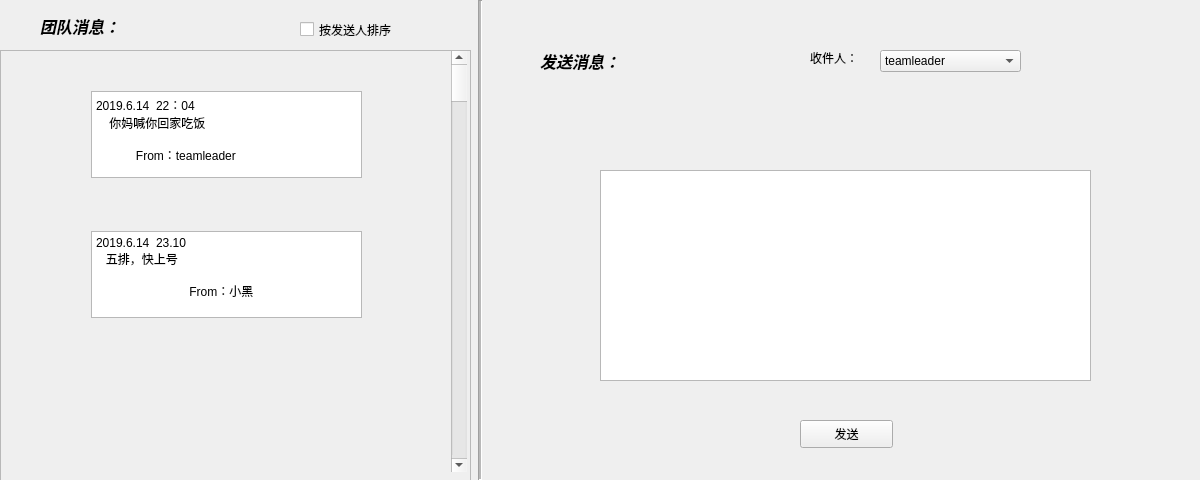
<?xml version="1.0" encoding="UTF-8"?>
<ui version="4.0">
 <class>teaminfor</class>
 <widget class="QWidget" name="teaminfor">
  <property name="geometry">
   <rect>
    <x>0</x>
    <y>0</y>
    <width>1200</width>
    <height>480</height>
   </rect>
  </property>
  <property name="windowTitle">
   <string>Form</string>
  </property>
  <widget class="Line" name="line">
   <property name="geometry">
    <rect>
     <x>470</x>
     <y>0</y>
     <width>20</width>
     <height>480</height>
    </rect>
   </property>
   <property name="font">
    <font>
     <family>Adobe Arabic</family>
     <weight>75</weight>
     <bold>true</bold>
    </font>
   </property>
   <property name="frameShadow">
    <enum>QFrame::Sunken</enum>
   </property>
   <property name="midLineWidth">
    <number>2</number>
   </property>
   <property name="orientation">
    <enum>Qt::Vertical</enum>
   </property>
  </widget>
  <widget class="QLabel" name="label">
   <property name="geometry">
    <rect>
     <x>40</x>
     <y>15</y>
     <width>101</width>
     <height>21</height>
    </rect>
   </property>
   <property name="font">
    <font>
     <family>Adobe Arabic</family>
     <pointsize>12</pointsize>
     <weight>75</weight>
     <italic>true</italic>
     <bold>true</bold>
    </font>
   </property>
   <property name="text">
    <string>团队消息：</string>
   </property>
  </widget>
  <widget class="QCheckBox" name="checkBox">
   <property name="geometry">
    <rect>
     <x>300</x>
     <y>20</y>
     <width>131</width>
     <height>19</height>
    </rect>
   </property>
   <property name="text">
    <string>按发送人排序</string>
   </property>
  </widget>
  <widget class="QTextEdit" name="textEdit">
   <property name="geometry">
    <rect>
     <x>600</x>
     <y>170</y>
     <width>491</width>
     <height>211</height>
    </rect>
   </property>
  </widget>
  <widget class="QScrollArea" name="scrollArea">
   <property name="geometry">
    <rect>
     <x>0</x>
     <y>50</y>
     <width>471</width>
     <height>431</height>
    </rect>
   </property>
   <property name="widgetResizable">
    <bool>true</bool>
   </property>
   <widget class="QWidget" name="scrollAreaWidgetContents">
    <property name="geometry">
     <rect>
      <x>0</x>
      <y>0</y>
      <width>469</width>
      <height>429</height>
     </rect>
    </property>
    <widget class="QScrollBar" name="verticalScrollBar">
     <property name="geometry">
      <rect>
       <x>450</x>
       <y>0</y>
       <width>16</width>
       <height>421</height>
      </rect>
     </property>
     <property name="orientation">
      <enum>Qt::Vertical</enum>
     </property>
    </widget>
    <widget class="QPlainTextEdit" name="plainTextEdit">
     <property name="geometry">
      <rect>
       <x>90</x>
       <y>40</y>
       <width>271</width>
       <height>87</height>
      </rect>
     </property>
     <property name="plainText">
      <string>2019.6.14  22：04
    你妈喊你回家吃饭

            From：teamleader</string>
     </property>
    </widget>
    <widget class="QPlainTextEdit" name="plainTextEdit_2">
     <property name="geometry">
      <rect>
       <x>90</x>
       <y>180</y>
       <width>271</width>
       <height>87</height>
      </rect>
     </property>
     <property name="plainText">
      <string>2019.6.14  23.10
   五排，快上号

	    From：小黑</string>
     </property>
    </widget>
   </widget>
  </widget>
  <widget class="QPushButton" name="pushButton">
   <property name="geometry">
    <rect>
     <x>800</x>
     <y>420</y>
     <width>93</width>
     <height>28</height>
    </rect>
   </property>
   <property name="text">
    <string>发送</string>
   </property>
  </widget>
  <widget class="QLabel" name="label_2">
   <property name="geometry">
    <rect>
     <x>540</x>
     <y>50</y>
     <width>101</width>
     <height>21</height>
    </rect>
   </property>
   <property name="font">
    <font>
     <family>Adobe Arabic</family>
     <pointsize>12</pointsize>
     <weight>75</weight>
     <italic>true</italic>
     <bold>true</bold>
    </font>
   </property>
   <property name="text">
    <string>发送消息：</string>
   </property>
  </widget>
  <widget class="QLabel" name="label_3">
   <property name="geometry">
    <rect>
     <x>810</x>
     <y>50</y>
     <width>72</width>
     <height>15</height>
    </rect>
   </property>
   <property name="text">
    <string>收件人：</string>
   </property>
  </widget>
  <widget class="QComboBox" name="comboBox">
   <property name="geometry">
    <rect>
     <x>880</x>
     <y>50</y>
     <width>141</width>
     <height>22</height>
    </rect>
   </property>
   <item>
    <property name="text">
     <string>teamleader</string>
    </property>
   </item>
  </widget>
 </widget>
 <resources/>
 <connections/>
</ui>
